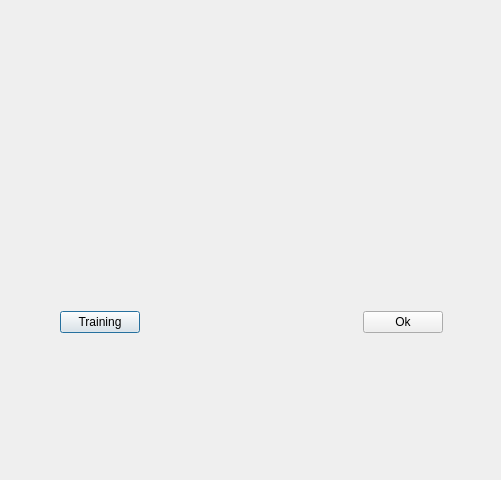
<?xml version="1.0" encoding="UTF-8"?>
<ui version="4.0">
 <class>pointsMessage</class>
 <widget class="QDialog" name="pointsMessage">
  <property name="geometry">
   <rect>
    <x>0</x>
    <y>0</y>
    <width>501</width>
    <height>480</height>
   </rect>
  </property>
  <property name="windowTitle">
   <string>Punkte</string>
  </property>
  <widget class="QWidget" name="">
   <property name="geometry">
    <rect>
     <x>60</x>
     <y>190</y>
     <width>383</width>
     <height>143</height>
    </rect>
   </property>
   <layout class="QVBoxLayout" name="verticalLayout">
    <item>
     <widget class="QLabel" name="label">
      <property name="minimumSize">
       <size>
        <width>381</width>
        <height>0</height>
       </size>
      </property>
      <property name="maximumSize">
       <size>
        <width>381</width>
        <height>16777215</height>
       </size>
      </property>
      <property name="text">
       <string>&lt;html&gt;&lt;head/&gt;&lt;body&gt;&lt;p align=&quot;center&quot;&gt;&lt;br/&gt;&lt;/p&gt;&lt;/body&gt;&lt;/html&gt;</string>
      </property>
     </widget>
    </item>
    <item>
     <spacer name="verticalSpacer">
      <property name="orientation">
       <enum>Qt::Vertical</enum>
      </property>
      <property name="sizeHint" stdset="0">
       <size>
        <width>20</width>
        <height>78</height>
       </size>
      </property>
     </spacer>
    </item>
    <item>
     <layout class="QHBoxLayout" name="horizontalLayout">
      <item>
       <widget class="QPushButton" name="pushButton_2">
        <property name="enabled">
         <bool>true</bool>
        </property>
        <property name="text">
         <string>Training</string>
        </property>
        <property name="autoDefault">
         <bool>true</bool>
        </property>
        <property name="default">
         <bool>true</bool>
        </property>
        <property name="flat">
         <bool>false</bool>
        </property>
       </widget>
      </item>
      <item>
       <spacer name="horizontalSpacer">
        <property name="orientation">
         <enum>Qt::Horizontal</enum>
        </property>
        <property name="sizeHint" stdset="0">
         <size>
          <width>188</width>
          <height>20</height>
         </size>
        </property>
       </spacer>
      </item>
      <item>
       <widget class="QPushButton" name="pushButton">
        <property name="text">
         <string>Ok</string>
        </property>
       </widget>
      </item>
     </layout>
    </item>
   </layout>
  </widget>
 </widget>
 <resources>
  <include location="resources.qrc"/>
 </resources>
 <connections/>
</ui>
